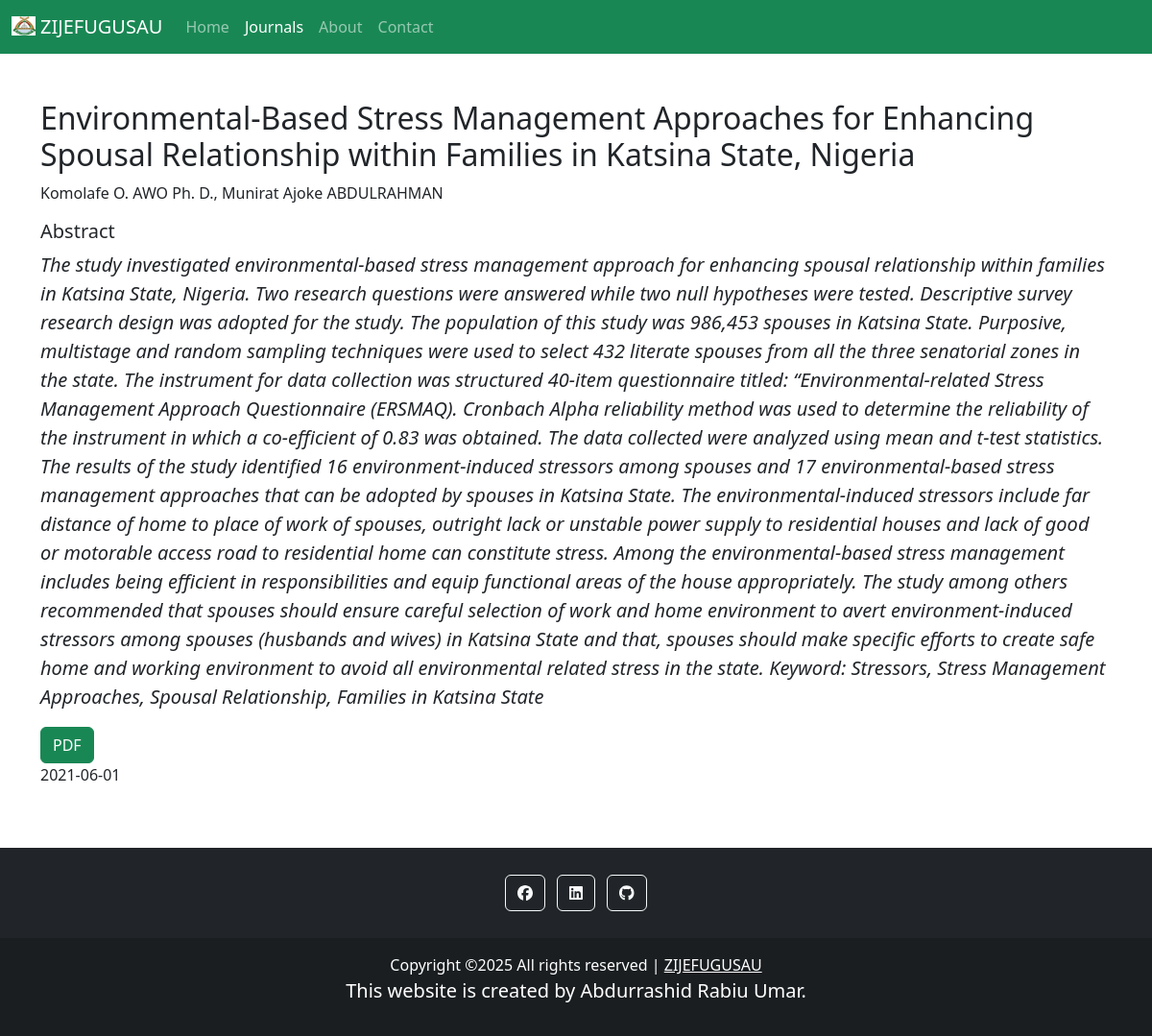
Screenshot of /read_article13.php with the database file from the repository.
### tables this page shows
CREATE TABLE `articles` (
  `id` int(11) NOT NULL,
  `journals_id` int(11) NOT NULL,
  `author_name` varchar(300) NOT NULL,
  `article_name` varchar(300) NOT NULL,
  `abstract` text NOT NULL,
  `visible` tinyint(1) NOT NULL,
  `date` date NOT NULL,
  `pdf` varchar(300) NOT NULL
);

### read_article13.php (the view, shortened to what this page needs)
<?php
    require 'includes/connection.php';
?>
<!DOCTYPE html>
<html>
<head>
    <link rel='stylesheet' type='text/css' media='screen' href='css/styles.css'>
    <link rel='stylesheet' type='text/css' media='screen' href='css/bootstrap.css'>
    <link rel='stylesheet' type='text/css' media='screen' href='css/bootstrap.min.css'>
    <link rel='stylesheet' type='text/css' media='screen' href='fontawesome-free-6.2.0-web/css/all.css'>
    <link rel='stylesheet' type='text/css' media='screen' href='fontawesome-free-6.2.0-web/css/all.min.css'>
</head>
<body>
    <nav class="navbar navbar-dark bg-success navbar-expand-sm">
        <div class="container-fluid">
        <a class="navbar-brand" href="https://www.zijefugusau.com.ng"><img src="img/favicon.ico" alt=""style="height: 20px; width: 25px; margin-bottom: 5px; margin-right: 5px;">ZIJEFUGUSAU</a>
            <div class="collapse navbar-collapse" id="navbarNav">
                <ul class="navbar-nav">
                    <li class="nav-item">
                        <a class="nav-link" aria-current="page" href="index.php">Home</a>
                    </li>
                    <li class="nav-item">
                        <a class="nav-link active" aria-current="page" href="journals.php">Journals</a>
                    </li>
                    <li class="nav-item">
                        <a class="nav-link" aria-current="page" href="about.php">About</a>
                    </li>
                    <li class="nav-item">
                        <a class="nav-link" aria-current="page" href="contact.php">Contact</a>
                    </li>
                </ul>
            </div>
        </div>
    </nav>
    <div class="container mt-5 mb-5">
        <?php
            $query = "SELECT * FROM articles WHERE id = 13";
            $result = mysqli_query($conn, $query);
            while ($row = mysqli_fetch_assoc($result)){
                echo "<div class='row'>";
                    echo "<div class='col'>";
                        echo "<h2>{$row['article_name']}</h2>";
                        echo "<p>{$row['author_name']}</p>";
                        echo "<p class='h5'>Abstract</p>";
                        echo "<p class='lead fst-italic'>{$row['abstract']}</p>";
                        echo "<a href='pdf/{$row['pdf']}' class='btn btn-success'>PDF</a>";
                        echo "<p>{$row['date']}</p>";
                    echo "</div>";
                echo "</div>";
            }
        ?>
    </div>
    <footer class="bg-dark text-center text-white">
        <div class="container p-4 pb-0">
            <section class="mb-4">
            <a class="btn btn-outline-light btn-floating m-1" href="https://web.facebook.com/abdurrashid.rabiuumar.94" role="button">
                <i class="fab fa-facebook"></i>
            </a>
            <a class="btn btn-outline-light btn-floating m-1" href="https://www.linkedin.com/in/abdurrashid-rabiu-886220208/" role="button">
                <i class="fab fa-linkedin"></i>
            </a>
            <a class="btn btn-outline-light btn-floating m-1" href="https://github.com/Abdurrashid-Rabiu" role="button">
                <i class="fab fa-github"></i>
            </a>
            </section>
        </div>
        <div class="text-center p-3" style="background-color: rgba(0, 0, 0, 0.2);">
            Copyright &copy;<script>document.write(new Date().getFullYear());</script> All rights reserved | <a class="text-white" href="https://www.zijefugusau.com.ng">ZIJEFUGUSAU</a>
            <p class="lead">This website is created by Abdurrashid Rabiu Umar.</p>
        </div>
    </footer>
</body>
</html>

### css/styles.css (style rules this page uses)
img { height: 300px; width: 300px; }

### rows the page displays
articles: article_name "Environmental-Based Stress Management Approaches for Enhancing Spousal Relationship within Families in Katsina State, Nigeria", author_name "Komolafe O. AWO Ph. D., Munirat Ajoke ABDULRAHMAN", abstract "The study investigated environmental-based stress management approach for enhancing spousal relationship within families in Katsina State, Nigeria. Two research questions were answered while two null hypotheses were tested. Descriptive survey research design was adopted for the study. The population of this study was 986,453 spouses in Katsina State. Purposive, multistage and random sampling techniques were used to select 432 literate spouses from all the three senatorial zones in the state. The instrument for data collection was structured 40-item questionnaire titled: “Environmental-related Stress Management Approach Questionnaire (ERSMAQ). Cronbach Alpha reliability method was used to…", date "2021-06-01"
